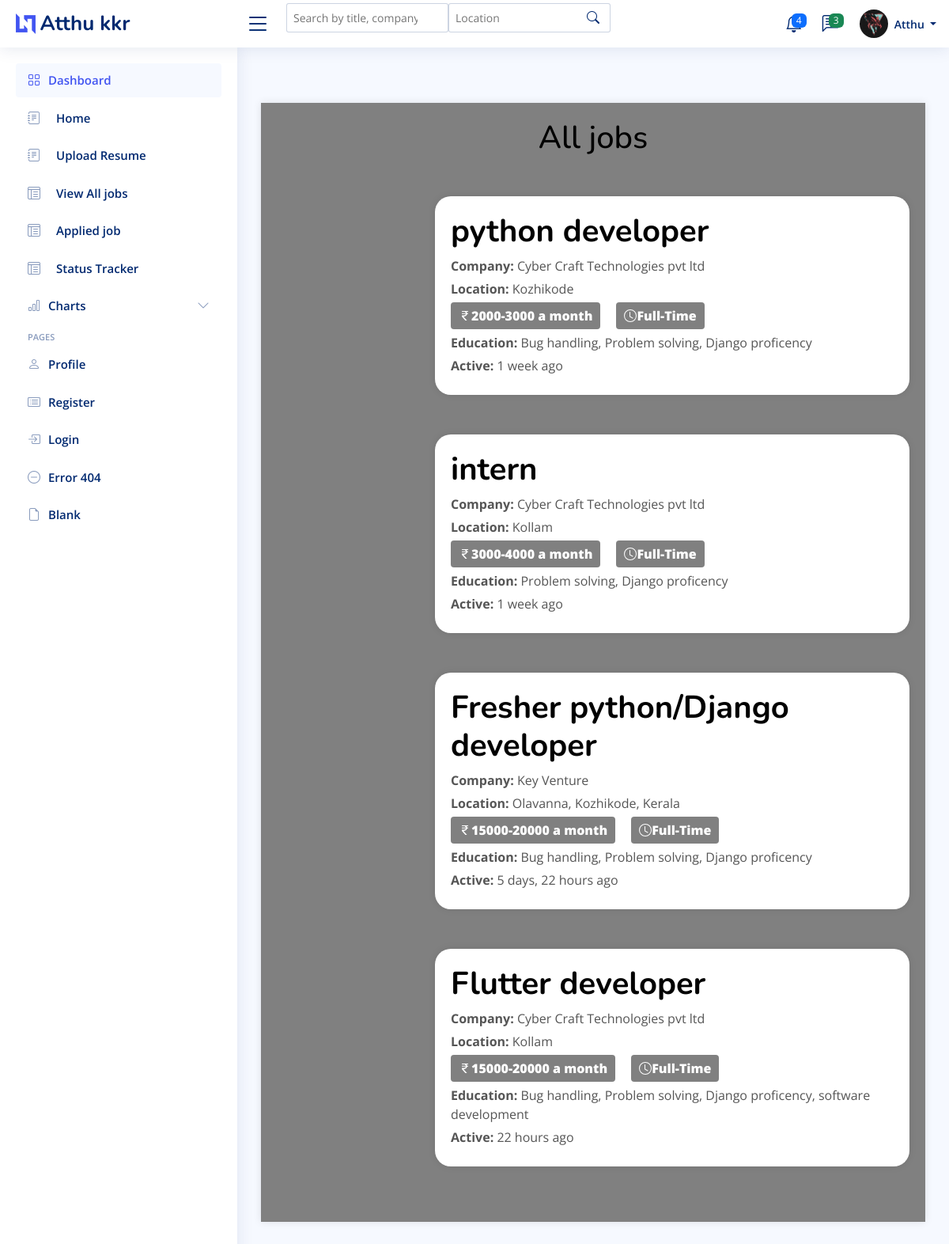
/job/applied_job (signed in), run on the app's committed database.
### UserApplicant/models.py (models this page shows, shortened)
class User(AbstractUser):
    email = models.EmailField(unique=True)
    is_employer=models.BooleanField(default=False)
    is_jobseeker=models.BooleanField(default=False)
    has_resume=models.BooleanField(default=False)
    has_company=models.BooleanField(default=False)
    is_verified =models.BooleanField(default=False)
    verification_token= models.CharField(max_length=64,unique=True,blank=True)
    is_blocked =models.BooleanField(default=False)

class jobseeker_Profile(models.Model):
    user =models.OneToOneField(User, on_delete=models.CASCADE)
    phone_number=models.CharField(max_length=15,blank=True,null=True)
    address=models.CharField(max_length=255,blank=True,null=True)
    profile_picture=models.ImageField(upload_to='profile_pictures/',blank=True,null=True)
    first_name=models.CharField(max_length=30,blank=True,null=True)
    last_name=models.CharField(max_length=30,blank=True,null=True)
    date_of_birth=models.DateField(blank=True,null=True)
    about=models.TextField()
    gender=models.CharField(max_length=15,blank=True,null=True)
    education = models.CharField(max_length=100, blank=True, null=True)
    job=models.CharField(max_length=50,blank=True,null=True)
    country=models.CharField(max_length=50,blank=True,null=True)
    skills = models.ManyToManyField(Skill)
    x =models.URLField(max_length=255,blank=True,null=True)
    insta =models.URLField(max_length=255,blank=True,null=True)
    facebook=models.URLField(max_length=255,blank=True,null=True)
    linkedin=models.URLField(max_length=255,blank=True,null=True)

### Job/models.py (models this page shows, shortened)
class Apply_Job(models.Model):
    STATUS_CHOICES = [
        ('Pending', 'Pending'),
        ('Accepted', 'Accepted'),
        ('Rejected', 'Rejected'),
    ]
    user=models.ForeignKey(User,on_delete=models.CASCADE)
    job=models.ForeignKey(JobPost,on_delete=models.CASCADE)
    timestamp=models.DateTimeField(auto_now_add=True)
    status= models.CharField(max_length=10, choices=STATUS_CHOICES, default='Pending')

class JobPost(models.Model):
    EXPERIENCE_CHOICES = [
        ('0-1', '0-1 years'),
        ('1-3', '1-3 years'),
        ('3-5', '3-5 years'),
        ('5-10', '5-10 years'),
        ('10+', '10+ years'),
    ]
    JOB_TYPE_CHOICES = [
        ('Full-Time', 'Full-Time'),
        ('Part-Time', 'Part-Time'),
        ('Internship', 'Internship'),
    ]
    user=models.ForeignKey(User, on_delete=models.CASCADE)
    company=models.ForeignKey(Company,on_delete=models.CASCADE,default='Select Your Company')
    skills = models.ManyToManyField(Skills_job, blank=True)
    title=models.CharField(max_length=255,blank=True, null=True)
    education=models.ForeignKey(Education,on_delete=models.CASCADE, default='Highest Qualification')
    salary=models.ForeignKey(SalaryRange,on_delete=models.CASCADE, default='10000-20000')
    overview =models.TextField(max_length=255,blank=True,null=True)
    location=models.CharField(max_length=255,blank=True,null=True)
    job_type =models.CharField(max_length=10,choices=JOB_TYPE_CHOICES,null=True, default='Full-Time')
    experience= models.CharField(max_length=5,choices=EXPERIENCE_CHOICES,null=True)
    is_active= models.BooleanField(default=False)
    timestamp=models.DateTimeField(auto_now_add=True)

class SalaryRange(models.Model):
    salary_range = models.CharField(max_length=100)
    def __str__(self):
        return self.salary_range

class Skills_job(models.Model):
    name = models.CharField(max_length=255, blank=True,null=True)

### Company/models.py (models this page shows, shortened)
class Company(models.Model):
    user=models.OneToOneField(User, on_delete=models.CASCADE)
    name=models.CharField(max_length=100,blank=True,null=True)
    start_date=models.DateField(blank=True, null=True)
    country=models.CharField(max_length=255,blank=True,null=True)
    state=models.CharField(max_length=100,blank=True,null=True)
    city=models.CharField(max_length=100,blank=True,null=True)

### Job/views.py (the view)
# urls.py: path('applied_job',views.AppliedJobView.as_view(),name="applied_job"),
class AppliedJobView(ListView):
    model=Apply_Job
    template_name = 'job/Applied_job_list.html'
    context_object_name = 'applied_jobs'
    paginate_by = 10
    def get_queryset(self):
        return Apply_Job.objects.filter(user=self.request.user).select_related('job')

### templates/Job/Apply_job_list.html (shortened to what this page needs)
{% extends 'Dashboard/Dashboard.html' %}
{% load humanize %}
{% load widget_tweaks %}
{% load static %}
{% block header %}
{% if request.user.is_jobseeker%}
  <header id="header" class="header fixed-top d-flex align-items-center">
    <div class="d-flex align-items-center justify-content-between">
      <a href="index.html" class="logo d-flex align-items-center">
        <img src="{% static 'img/img/logo.png' %}" alt="">
        <span class="d-none d-lg-block">{{ request.user.jobseeker_profile.first_name }} {{ request.user.jobseeker_profile.last_name }}</span>
      </a>
      <i class="bi bi-list toggle-sidebar-btn"></i>
    </div>
    {% block search1 %}
    <div class="search-bar" >
        <form class="search-form d-flex align-items-center" method="GET" action="#">
          <input type="text" id="search-input" name="search" placeholder="Search by title, company, or skills" ">
          <input type="text" id="location-input" name="location" placeholder="Location" >
          <button type="submit" title="Search"><i class="bi bi-search"></i></button>
        </form>
      </div>
    {% endblock search1 %}
    <nav class="header-nav ms-auto">
      <ul class="d-flex align-items-center">
        <li class="nav-item dropdown">
          <a class="nav-link nav-icon" href="#" data-bs-toggle="dropdown">
            <span class="badge bg-primary badge-number">4</span>
          </a>
        </li>
        <li class="nav-item dropdown">
          <a class="nav-link nav-icon" href="#" data-bs-toggle="dropdown">
            <span class="badge bg-success badge-number">3</span>
          </a>
        </li>
        <li class="nav-item dropdown pe-3">
          <a class="nav-link nav-profile d-flex align-items-center pe-0" href="#" data-bs-toggle="dropdown">
            {% if request.user.jobseeker_profile.profile_picture %}
                   <img src="{{ request.user.jobseeker_profile.profile_picture.url }}" alt="Profile" class="rounded-circle">
            {% else %}
                   <img src="{% static 'images/faces/face28.png' %}" alt="Default Profile Picture">
            {% endif %}
            <span class="d-none d-md-block dropdown-toggle ps-2">{{ request.user.jobseeker_profile.first_name }}
            </span>
          </a>
        </li>
      </ul>
    </nav>
  </header>
  {% endif %}
  {% endblock header %}
{% block sidebar %}
{% if request.user.is_jobseeker %}
<aside id="sidebar" class="sidebar">
  <ul class="sidebar-nav" id="sidebar-nav">
    <li class="nav-item">
      <a class="nav-link " href="index.html">
        <i class="bi bi-grid"></i>
        <span>Dashboard</span>
      </a>
    </li>
    <li class="nav-item">
      <a class="nav-link collapsed"  href="{% url "jobseeker_dash" %}">
        <i class="bi bi-journal-text"></i> <span>Home</span>
      </a>
    </li>
    <li class="nav-item">
      <a class="nav-link collapsed"  href="{% url "update_resume" %}">
        <i class="bi bi-journal-text"></i> <span>Upload Resume</span>
      </a>
    </li>
      <li class="nav-item">
        <a class="nav-link collapsed"  href="{% url "seeker_view_all_jobs" %}">
          <i class="bi bi-layout-text-window-reverse"></i><span>View All jobs</span>
        </a>
      </li>
      <li class="nav-item">
        <a class="nav-link collapsed"  href="{% url "applied_job" %}">
          <i class="bi bi-layout-text-window-reverse"></i><span>Applied job</span>
        </a>
      </li>
      <li class="nav-item">
        <a class="nav-link collapsed"  href="{% url "status_track_seeker" %}">
          <i class="bi bi-layout-text-window-reverse"></i><span>Status Tracker</span>
        </a>
      </li>
    <li class="nav-item">
      <a class="nav-link collapsed" data-bs-target="#charts-nav" data-bs-toggle="collapse" href="{% url "jobseeker_dash" %}">
        <i class="bi bi-bar-chart"></i><span>Charts</span><i class="bi bi-chevron-down ms-auto"></i>
      </a>
    </li>
    <li class="nav-heading">Pages</li>
    <li class="nav-item">
      <a class="nav-link collapsed" href="{% url "update_profile_job" %}">
        <i class="bi bi-person"></i>
        <span>Profile</span>
      </a>
    </li>
    <li class="nav-item">
      <a class="nav-link collapsed" href="{% url "register_seeker" %}">
        <i class="bi bi-card-list"></i>
        <span>Register</span>
      </a>
    </li>
    <li class="nav-item">
      <a class="nav-link collapsed" href="{% url "login_user" %}">
        <i class="bi bi-box-arrow-in-right"></i>
        <span>Login</span>
      </a>
    </li>
    <li class="nav-item">
      <a class="nav-link collapsed" href="#">
        <i class="bi bi-dash-circle"></i>
        <span>Error 404</span>
      </a>
    </li>
    <li class="nav-item">
      <a class="nav-link collapsed" href="#">
        <i class="bi bi-file-earmark"></i>
        <span>Blank</span>
      </a>
    </li>
  </ul>
</aside>
{% endif %}
{% endblock sidebar %}
{% block main %}
<main id="main" class="main">
<section class="section profile">
  <div class="ever">
      <h2 style="text-align: center; color: black; font-size: 40px;">All jobs</h2>
<div id="search-results">
  {% if applied_jobs %}
            {% for application  in applied_jobs %}
  <div class="job-details">
      <h2 style=" color: black; font-size: 40px; font-weight:bold;">{{application.job.title }}</h2>
      <p><strong>Company:</strong> {{ application.job.company.name }}</p>
      <p><strong>Location:</strong> {{ application.job.location }}</p>
      <p>
        <div class='job-info-row'>
          <div class="button-field">
               <strong>{{application.job.salary}} a month </strong>
          </div>
          <div class="button-field1">
            <svg xmlns="http://www.w3.org/2000/svg" width="16" height="16" fill="currentColor" class="bi bi-clock" viewBox="0 0 16 16">
              <path d="M8 3.5a.5.5 0 0 0-1 0V9a.5.5 0 0 0 .252.434l3.5 2a.5.5 0 0 0 .496-.868L8 8.71z"/>
              <path d="M8 16A8 8 0 1 0 8 0a8 8 0 0 0 0 16m7-8A7 7 0 1 1 1 8a7 7 0 0 1 14 0"/>
            </svg>
              <strong>{{application.job.job_type}}</strong>
          </div></p>
      </div>
      <p><strong>Education:</strong> {% for skill in application.job.skills.all %}
        {{ skill.name }}{% if not forloop.last %}, {% endif %}
        {% endfor %}</p>
      <p><strong>Active:</strong> {{ application.job.timestamp|naturaltime }}</p>
  </div>
  {% endfor %}
 {% endif %}
</section>
</main>
{% endblock main %}
{% block script %}
<link rel="stylesheet" href="https://ajax.googleapis.com/ajax/libs/jqueryui/1.12.1/themes/smoothness/jquery-ui.css">
{% endblock script %}

### static/css/css/style.css (style rules this page uses)
:root { scroll-behavior: smooth; }
body { font-family: "Open Sans", sans-serif; background: #f6f9ff; color: #444444; }
a { color: #4154f1; text-decoration: none; }
h1, h2, h3, h4, h5, h6 { font-family: "Nunito", sans-serif; }
#main { margin-top: 60px; padding: 20px 30px; transition: all 0.3s; }
.logo { line-height: 1; }
@media (min-width: 1200px) { .logo { width: 280px; } }
.logo img { max-height: 26px; margin-right: 6px; }
.logo span { font-size: 26px; font-weight: 700; color: #012970; font-family: "Nunito", sans-serif; }
.header { transition: all 0.5s; z-index: 997; height: 60px; box-shadow: 0px 2px 20px rgba(1, 41, 112, 0.1); background-color: #fff; padding-left: 20px; }
.header .toggle-sidebar-btn { font-size: 32px; padding-left: 10px; cursor: pointer; color: #012970; }
.header .search-bar { min-width: 360px; padding: 0 20px; }
.header .search-form { width: 100%; }
.header .search-form input { border: 0; font-size: 14px; color: #012970; border: 1px solid rgba(1, 41, 112, 0.2); padding: 7px 38px 7px 8px; border-radius: 3px; transition: 0.3s; width: 100%; }
.header .search-form button { border: 0; padding: 0; margin-left: -30px; background: none; }
.header .search-form button i { color: #012970; }
.header-nav ul { list-style: none; }
.header-nav>ul { margin: 0; padding: 0; }
.header-nav .nav-icon { font-size: 22px; color: #012970; margin-right: 25px; position: relative; }
.header-nav .nav-profile { color: #012970; }
.header-nav .nav-profile img { max-height: 36px; }
.header-nav .nav-profile span { font-size: 14px; font-weight: 600; }
.header-nav .badge-number { position: absolute; inset: -2px -5px auto auto; font-weight: normal; font-size: 12px; padding: 3px 6px; }
.sidebar { position: fixed; top: 60px; left: 0; bottom: 0; width: 300px; z-index: 996; transition: all 0.3s; padding: 20px; overflow-y: auto; scrollbar-width: thin; scrollbar-color: #aab7cf transparent; box-shadow: 0px 0px 20px rgba(1, 41, 112, 0.1); background-color: #fff; }
@media (min-width: 1200px) { #main, #footer { margin-left: 300px; } }
.sidebar-nav { padding: 0; margin: 0; list-style: none; }
.sidebar-nav li { padding: 0; margin: 0; list-style: none; }
.sidebar-nav .nav-item { margin-bottom: 5px; }
.sidebar-nav .nav-heading { font-size: 11px; text-transform: uppercase; color: #899bbd; font-weight: 600; margin: 10px 0 5px 15px; }
.sidebar-nav .nav-link { display: flex; align-items: center; font-size: 15px; font-weight: 600; color: #4154f1; transition: 0.3; background: #f6f9ff; padding: 10px 15px; border-radius: 4px; }
.sidebar-nav .nav-link i { font-size: 16px; margin-right: 10px; color: #4154f1; }
.sidebar-nav .nav-link.collapsed { color: #012970; background: #fff; }
.sidebar-nav .nav-link.collapsed i { color: #899bbd; }
.sidebar-nav .nav-link .bi-chevron-down { margin-right: 0; transition: transform 0.2s ease-in-out; }

### templates/Job/Apply_job_list.html (style rules this page uses)
.ever { width: auto; margin: 50px auto; padding: 20px; background-color: grey; box-shadow: 0 0 10px rgba(0, 0, 0, 0.1); }
.job-details { max-width: 900px; margin: 50px auto; margin-left: 200px; padding: 20px; background-color: #fff; box-shadow: 0 0 10px rgba(0, 0, 0, 0.1); text-align: left; border-radius: 20px; }
.job-details h2 { color: #333; }
.job-details p { color: #555; margin: 5px 0; }
.job-info-row { display: flex; justify-content: start; align-items: center; }
.button-field { display: flex; align-items: center; background-color: #808080; color: #fff; padding: 5px 10px; border-radius: 4px; font-weight: bold; }
.button-field1 { display: flex; margin-left:20px; align-items: center; background-color: #808080; color: #fff; padding: 5px 10px; border-radius: 4px; font-weight: bold; }

### data on the page
User: user.jobseeker_profile.first_name "Atthu", user.jobseeker_profile.last_name "kkr", user.jobseeker_profile.profile_picture (picture)
Apply_Job: job "python developer", job.company.name "Cyber Craft Technologies pvt ltd", job.location "Kozhikode", job.salary "2000-3000", job.job_type "Full-Time", job.timestamp "1 week ago"
Skills_job: name "Bug handling"
Skills_job: name "Problem solving"
Skills_job: name "Django proficency"
Apply_Job: job "intern", job.company.name "Cyber Craft Technologies pvt ltd", job.location "Kollam", job.salary "3000-4000", job.job_type "Full-Time", job.timestamp "1 week ago"
Apply_Job: job "Fresher python/Django developer", job.company.name "Key Venture", job.location "Olavanna, Kozhikode, Kerala", job.salary "15000-20000", job.job_type "Full-Time", job.timestamp "5 days, 22 hours ago"
Apply_Job: job "Flutter developer", job.company.name "Cyber Craft Technologies pvt ltd", job.location "Kollam", job.salary "15000-20000", job.job_type "Full-Time", job.timestamp "22 hours ago"
Skills_job: name "software development"
